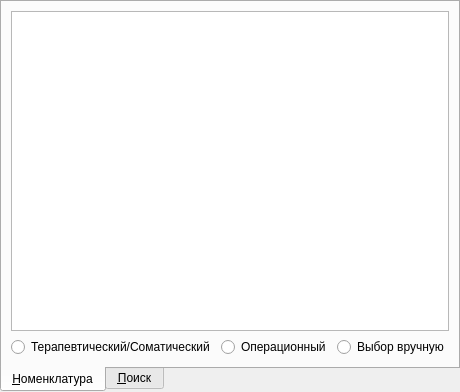
<?xml version="1.0" encoding="UTF-8"?>
<ui version="4.0">
 <class>MESComboBoxPopup</class>
 <widget class="QWidget" name="MESComboBoxPopup">
  <property name="geometry">
   <rect>
    <x>0</x>
    <y>0</y>
    <width>434</width>
    <height>390</height>
   </rect>
  </property>
  <property name="windowTitle">
   <string>Form</string>
  </property>
  <layout class="QGridLayout">
   <property name="margin">
    <number>0</number>
   </property>
   <property name="spacing">
    <number>0</number>
   </property>
   <item row="0" column="0">
    <widget class="QTabWidget" name="tabWidget">
     <property name="tabPosition">
      <enum>QTabWidget::South</enum>
     </property>
     <property name="tabShape">
      <enum>QTabWidget::Rounded</enum>
     </property>
     <property name="currentIndex">
      <number>0</number>
     </property>
     <widget class="QWidget" name="tabMES">
      <attribute name="title">
       <string>&amp;Номенклатура</string>
      </attribute>
      <layout class="QVBoxLayout" name="verticalLayout">
       <item>
        <widget class="CTableView" name="tblMES"/>
       </item>
       <item>
        <layout class="QHBoxLayout" name="horizontalLayout_2">
         <item>
          <widget class="QRadioButton" name="rbMKB">
           <property name="text">
            <string>Терапевтический/Соматический</string>
           </property>
          </widget>
         </item>
         <item>
          <widget class="QRadioButton" name="rbOperation">
           <property name="text">
            <string>Операционный</string>
           </property>
          </widget>
         </item>
         <item>
          <widget class="QRadioButton" name="rbManual">
           <property name="text">
            <string>Выбор вручную</string>
           </property>
          </widget>
         </item>
         <item>
          <spacer name="horizontalSpacer_3">
           <property name="orientation">
            <enum>Qt::Horizontal</enum>
           </property>
           <property name="sizeHint" stdset="0">
            <size>
             <width>40</width>
             <height>20</height>
            </size>
           </property>
          </spacer>
         </item>
        </layout>
       </item>
      </layout>
     </widget>
     <widget class="QWidget" name="tabSearch">
      <property name="sizePolicy">
       <sizepolicy hsizetype="Maximum" vsizetype="Fixed">
        <horstretch>0</horstretch>
        <verstretch>0</verstretch>
       </sizepolicy>
      </property>
      <attribute name="title">
       <string>&amp;Поиск</string>
      </attribute>
      <layout class="QGridLayout" name="gridLayout">
       <property name="margin">
        <number>4</number>
       </property>
       <property name="spacing">
        <number>4</number>
       </property>
       <item row="11" column="0">
        <widget class="QLabel" name="lblMKBEx">
         <property name="sizePolicy">
          <sizepolicy hsizetype="Maximum" vsizetype="Preferred">
           <horstretch>0</horstretch>
           <verstretch>0</verstretch>
          </sizepolicy>
         </property>
         <property name="text">
          <string>Доп.диагноз</string>
         </property>
        </widget>
       </item>
       <item row="11" column="1">
        <widget class="QComboBox" name="cmbMKBEx">
         <property name="sizePolicy">
          <sizepolicy hsizetype="Maximum" vsizetype="Fixed">
           <horstretch>0</horstretch>
           <verstretch>0</verstretch>
          </sizepolicy>
         </property>
         <item>
          <property name="text">
           <string>не учитывать</string>
          </property>
         </item>
         <item>
          <property name="text">
           <string>соответствие по рубрике</string>
          </property>
         </item>
         <item>
          <property name="text">
           <string>строгое соответствие</string>
          </property>
         </item>
        </widget>
       </item>
       <item row="0" column="1">
        <widget class="QCheckBox" name="chkSex">
         <property name="sizePolicy">
          <sizepolicy hsizetype="Preferred" vsizetype="Fixed">
           <horstretch>0</horstretch>
           <verstretch>0</verstretch>
          </sizepolicy>
         </property>
         <property name="text">
          <string>Учитывать пол пациента</string>
         </property>
         <property name="checked">
          <bool>true</bool>
         </property>
        </widget>
       </item>
       <item row="12" column="0">
        <spacer name="verticalSpacer">
         <property name="orientation">
          <enum>Qt::Vertical</enum>
         </property>
         <property name="sizeHint" stdset="0">
          <size>
           <width>20</width>
           <height>40</height>
          </size>
         </property>
        </spacer>
       </item>
       <item row="10" column="1">
        <widget class="QComboBox" name="cmbMKB">
         <property name="sizePolicy">
          <sizepolicy hsizetype="Maximum" vsizetype="Fixed">
           <horstretch>0</horstretch>
           <verstretch>0</verstretch>
          </sizepolicy>
         </property>
         <item>
          <property name="text">
           <string>не учитывать</string>
          </property>
         </item>
         <item>
          <property name="text">
           <string>соответствие по рубрике</string>
          </property>
         </item>
         <item>
          <property name="text">
           <string>строгое соответствие</string>
          </property>
         </item>
        </widget>
       </item>
       <item row="10" column="0">
        <widget class="QLabel" name="lblMKB">
         <property name="sizePolicy">
          <sizepolicy hsizetype="Maximum" vsizetype="Preferred">
           <horstretch>0</horstretch>
           <verstretch>0</verstretch>
          </sizepolicy>
         </property>
         <property name="text">
          <string>Диагноз основной</string>
         </property>
        </widget>
       </item>
       <item row="0" column="2">
        <spacer name="horizontalSpacer_2">
         <property name="orientation">
          <enum>Qt::Horizontal</enum>
         </property>
         <property name="sizeHint" stdset="0">
          <size>
           <width>40</width>
           <height>20</height>
          </size>
         </property>
        </spacer>
       </item>
       <item row="1" column="1" colspan="2">
        <widget class="QCheckBox" name="chkAge">
         <property name="sizePolicy">
          <sizepolicy hsizetype="Preferred" vsizetype="Fixed">
           <horstretch>0</horstretch>
           <verstretch>0</verstretch>
          </sizepolicy>
         </property>
         <property name="text">
          <string>Учитывать возраст пациента</string>
         </property>
         <property name="checked">
          <bool>true</bool>
         </property>
        </widget>
       </item>
       <item row="2" column="1" colspan="2">
        <widget class="QCheckBox" name="chkEventProfile">
         <property name="sizePolicy">
          <sizepolicy hsizetype="Preferred" vsizetype="Fixed">
           <horstretch>0</horstretch>
           <verstretch>0</verstretch>
          </sizepolicy>
         </property>
         <property name="text">
          <string>Учитывать профиль события</string>
         </property>
         <property name="checked">
          <bool>true</bool>
         </property>
        </widget>
       </item>
       <item row="3" column="1" colspan="2">
        <widget class="QCheckBox" name="chkMesCodeTemplate">
         <property name="sizePolicy">
          <sizepolicy hsizetype="Preferred" vsizetype="Fixed">
           <horstretch>0</horstretch>
           <verstretch>0</verstretch>
          </sizepolicy>
         </property>
         <property name="text">
          <string>Учитывать шаблон кода МЭС</string>
         </property>
         <property name="checked">
          <bool>false</bool>
         </property>
        </widget>
       </item>
       <item row="4" column="1" colspan="2">
        <widget class="QCheckBox" name="chkMesNameTemplate">
         <property name="sizePolicy">
          <sizepolicy hsizetype="Preferred" vsizetype="Fixed">
           <horstretch>0</horstretch>
           <verstretch>0</verstretch>
          </sizepolicy>
         </property>
         <property name="text">
          <string>Учитывать шаблон наименования МЭС</string>
         </property>
         <property name="checked">
          <bool>false</bool>
         </property>
        </widget>
       </item>
       <item row="5" column="1" colspan="2">
        <widget class="QCheckBox" name="chkSpeciality">
         <property name="sizePolicy">
          <sizepolicy hsizetype="Preferred" vsizetype="Fixed">
           <horstretch>0</horstretch>
           <verstretch>0</verstretch>
          </sizepolicy>
         </property>
         <property name="text">
          <string>Учитывать специальность врача</string>
         </property>
         <property name="checked">
          <bool>true</bool>
         </property>
        </widget>
       </item>
       <item row="6" column="1" colspan="2">
        <widget class="QCheckBox" name="chkActive">
         <property name="sizePolicy">
          <sizepolicy hsizetype="Preferred" vsizetype="Fixed">
           <horstretch>0</horstretch>
           <verstretch>0</verstretch>
          </sizepolicy>
         </property>
         <property name="text">
          <string>Учитывать активность</string>
         </property>
         <property name="checked">
          <bool>true</bool>
         </property>
        </widget>
       </item>
       <item row="7" column="1" colspan="2">
        <widget class="QCheckBox" name="chkMesServices">
         <property name="sizePolicy">
          <sizepolicy hsizetype="Preferred" vsizetype="Fixed">
           <horstretch>0</horstretch>
           <verstretch>0</verstretch>
          </sizepolicy>
         </property>
         <property name="text">
          <string>Учитывать номенклатурные услуги</string>
         </property>
         <property name="checked">
          <bool>true</bool>
         </property>
        </widget>
       </item>
       <item row="13" column="0" colspan="3">
        <layout class="QHBoxLayout" name="horizontalLayout">
         <property name="spacing">
          <number>0</number>
         </property>
         <item>
          <spacer name="horizontalSpacer">
           <property name="orientation">
            <enum>Qt::Horizontal</enum>
           </property>
           <property name="sizeHint" stdset="0">
            <size>
             <width>40</width>
             <height>20</height>
            </size>
           </property>
          </spacer>
         </item>
         <item>
          <widget class="QDialogButtonBox" name="buttonBox">
           <property name="sizePolicy">
            <sizepolicy hsizetype="Maximum" vsizetype="Fixed">
             <horstretch>0</horstretch>
             <verstretch>0</verstretch>
            </sizepolicy>
           </property>
           <property name="orientation">
            <enum>Qt::Horizontal</enum>
           </property>
           <property name="standardButtons">
            <set>QDialogButtonBox::Apply|QDialogButtonBox::Reset</set>
           </property>
           <property name="centerButtons">
            <bool>false</bool>
           </property>
          </widget>
         </item>
        </layout>
       </item>
       <item row="8" column="1">
        <widget class="QCheckBox" name="chkContract">
         <property name="sizePolicy">
          <sizepolicy hsizetype="Preferred" vsizetype="Fixed">
           <horstretch>0</horstretch>
           <verstretch>0</verstretch>
          </sizepolicy>
         </property>
         <property name="text">
          <string>Учитывать наличие в договоре</string>
         </property>
         <property name="checked">
          <bool>true</bool>
         </property>
        </widget>
       </item>
       <item row="9" column="1">
        <widget class="QCheckBox" name="chkAdditionCriteria">
         <property name="sizePolicy">
          <sizepolicy hsizetype="Preferred" vsizetype="Fixed">
           <horstretch>0</horstretch>
           <verstretch>0</verstretch>
          </sizepolicy>
         </property>
         <property name="text">
          <string>Учитывать доп. классиф. критерий</string>
         </property>
         <property name="checked">
          <bool>true</bool>
         </property>
        </widget>
       </item>
      </layout>
     </widget>
    </widget>
   </item>
  </layout>
 </widget>
 <customwidgets>
  <customwidget>
   <class>CTableView</class>
   <extends>QTableView</extends>
   <header>library/TableView.h</header>
  </customwidget>
 </customwidgets>
 <tabstops>
  <tabstop>chkSex</tabstop>
  <tabstop>chkAge</tabstop>
  <tabstop>chkEventProfile</tabstop>
  <tabstop>chkMesCodeTemplate</tabstop>
  <tabstop>chkMesNameTemplate</tabstop>
  <tabstop>chkSpeciality</tabstop>
  <tabstop>tblMES</tabstop>
 </tabstops>
 <resources/>
 <connections/>
</ui>
